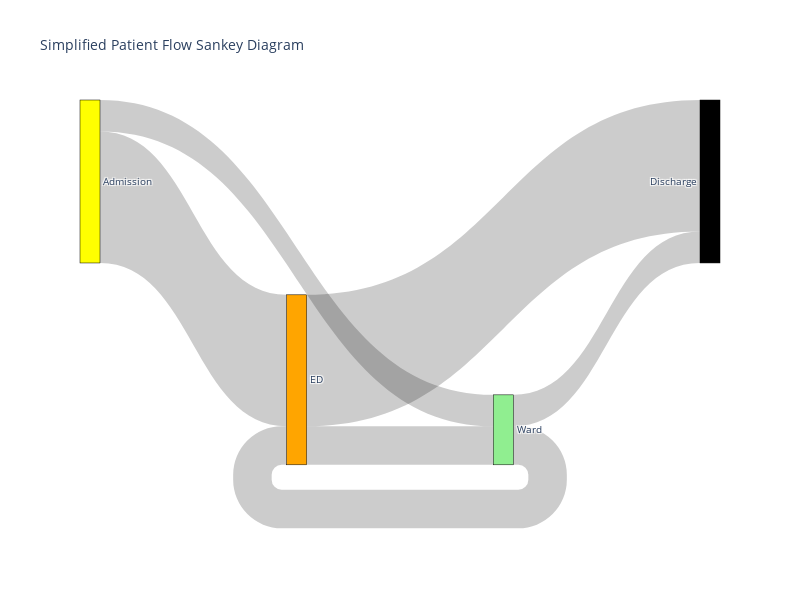

Here is the notebook cell this chart was saved with:
### Markdown cell above
### 4.4.2 Create Simplified Sankey Diagram

### Code cell
def create_sankey_diagram_simple(df):
    stages = ['Admission', 'ED', 'Ward', 'Discharge']
    color_scheme = {'Admission': 'yellow', 'ED': 'orange', 'Ward': 'lightgreen', 'Discharge': 'black'}
    
    # Calculate flows
    flows = {}
    for source in stages[:-1]:
        for target in stages[1:]:
            if source == target:
                continue
            if source == 'Admission':
                count = df[(df['prev_careunit_simple'] == 'Admission') & (df['careunit_category_simple'] == target)]['stay_id'].nunique()
            elif target == 'Discharge':
                count = df[(df['careunit_category_simple'] == source) & (df['next_careunit_simple'].isna())]['stay_id'].nunique()
            else:
                count = df[(df['careunit_category_simple'] == source) & (df['next_careunit_simple'] == target)]['stay_id'].nunique()
            if count > 0:
                flows[(source, target)] = count
    
    # Create Sankey diagram
    fig = go.Figure(data=[go.Sankey(
        node=dict(
            pad=15,
            thickness=20,
            line=dict(color="black", width=0.5),
            label=stages,
            color=[color_scheme[stage] for stage in stages]
        ),
        link=dict(
            source=[stages.index(s) for s, _ in flows.keys()],
            target=[stages.index(t) for _, t in flows.keys()],
            value=list(flows.values()),
            customdata=list(flows.values()),
            hovertemplate='%{source.label} → %{target.label}<br>Patients: %{value}<extra></extra>'
        )
    )])

    fig.update_layout(
        title_text="Simplified Patient Flow Sankey Diagram",
        font_size=10,
        autosize=False,
        width=800,
        height=600
    )
    fig.show()

# Create the simplified Sankey diagram
create_sankey_diagram_simple(merged_df)

### Figure 1 — Plotly figure (JSON) as saved in the notebook; plotly's stock layout.template omitted (floating-point values rounded to 4 significant figures)
{"data": [{"link": {"customdata": [296526, 71048, 86627, 296585, 86865, 70905], "hovertemplate": "%{source.label} → %{target.label}<br>Patients: %{value}<extra></extra>", "source": [0, 0, 1, 1, 2, 2], "target": [1, 2, 2, 3, 1, 3], "value": [296526, 71048, 86627, 296585, 86865, 70905]}, "node": {"color": ["yellow", "orange", "lightgreen", "black"], "label": ["Admission", "ED", "Ward", "Discharge"], "line": {"color": "black", "width": 0.5}, "pad": 15, "thickness": 20}, "type": "sankey"}], "layout": {"autosize": false, "font": {"size": 10}, "height": 600, "title": {"text": "Simplified Patient Flow Sankey Diagram"}, "width": 800}}
